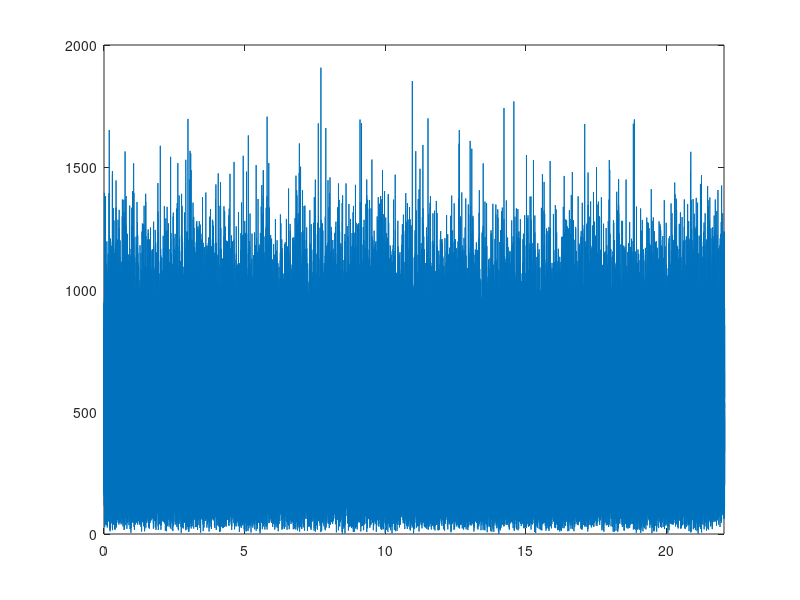

The MATLAB source for this figure: (Note: this script raises an error after producing the figure.)
clear

Fs = 44100;
T = 5;
N = 2^18;
win = hann(2048);
noise = wgn(Fs*T, 1, 1);
noise(1:1024) = noise(1:1024) .* win(1:1024);
noise(end-1023:end) = noise(end-1023:end) .* win(end-1023:end);

x = zeros(N, 1);
x(1:Fs*T) = noise;
X = fft(x);
k = 0:N-1;
freq = k * Fs / N / 1000;
freq = freq';
plot(freq, abs(X))
xlim([0 freq(N/2-1)])

sig = kasan(x);

function sig = kasan(x)
n = length(x);
cnt = 0;
SUMSig = 0;
Frame_shift = 1024;
Frame_length = 8192;
TotalFrameNum = n - Frame_length;
 for frame = 1 : Frame_shift : TotalFrameNum
     SIG = x(frame:frame+Frame_length-1) .* hanning(Frame_length);
     sig = abs(fft(SIG,Frame_length*2));
     SUMSig = SUMSig + sig;
     cnt = cnt + 1;
 end

sig = SUMSig/cnt;
end